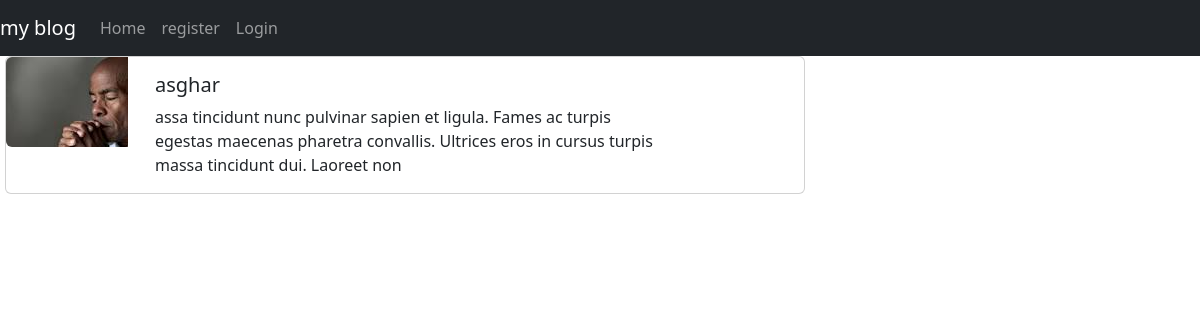
The page /memmbers/2/profile/ on the database its author committed.
### blog/models.py (models this page shows, shortened)
class profile(models.Model):
    user=models.OneToOneField(User,null=True,on_delete=models.CASCADE)
    bio = models.TextField(max_length=255 ,null=True, blank=True)
    prof_image = models.ImageField(null=True  ,blank=True, upload_to='images/profile')

### memmber/views.py (the view)
# urls.py: path('<int:pk>/profile/',profileView.as_view(),name='profile-user'),
class profileView(DetailView):
    model = profile
    template_name = 'registration/profile.html'
    def get_context_data(self,*args, **kwargs):
        context=super(profileView, self).get_context_data(*args, **kwargs)
        page_user=get_object_or_404(profile,id=self.kwargs['pk'])
        context["page_user"]=page_user
        return context

### memmber/templates/registration/profile.html (shortened to what this page needs)
{% extends 'base.html' %}
{% load static %}
{% block content %}
<div class="card mb-3" style="max-width: 800px; max-height:200px;">
    <div class="row g-0">
      <div class="col-md-2  ">
        {% if page_user.prof_image %}
          <img src="{{page_user.prof_image.url}}" style=" max-height:200px;" class="img-fluid rounded-start" alt="...">
        {% else %}
          <img src={% static 'blog/images/profile.jpg' %} style=" max-height:200px;" class="img-fluid rounded-start" alt="...">
        {% endif %}
      </div>
      <div class="col-md-8">
        <div class="card-body">
          <h5 class="card-title">{{page_user.user.first_name}}</h5>
          <p class="card-text"> {{page_user.user.profile.bio}}</p>
        </div>
      </div>
    </div>
  </div>
{% endblock content %}

### rows shown on the page
profile: prof_image (picture), user.first_name "asghar", user.profile.bio "assa tincidunt nunc pulvinar sapien et ligula. Fames ac turpis egestas maecenas pharetra convallis. Ultrices eros in cursus turpis massa tincidunt dui. Laoreet non"
